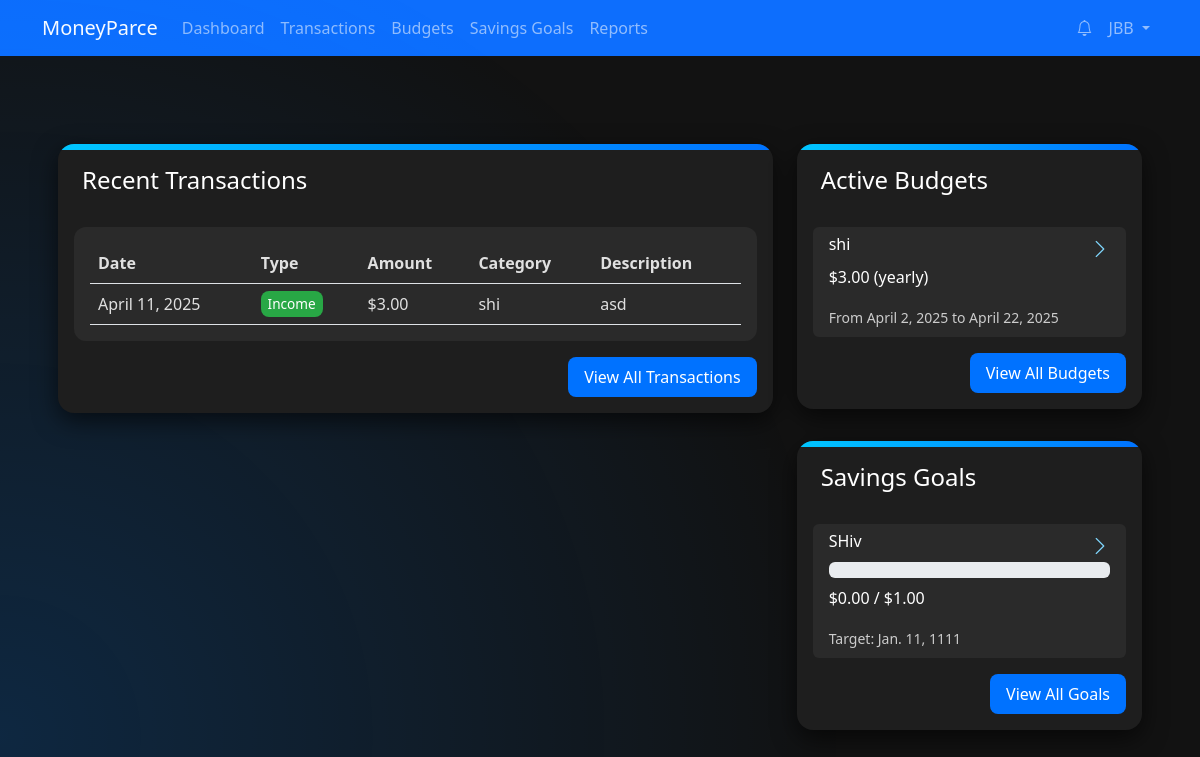
The page / (signed in) on the database as committed earlier.
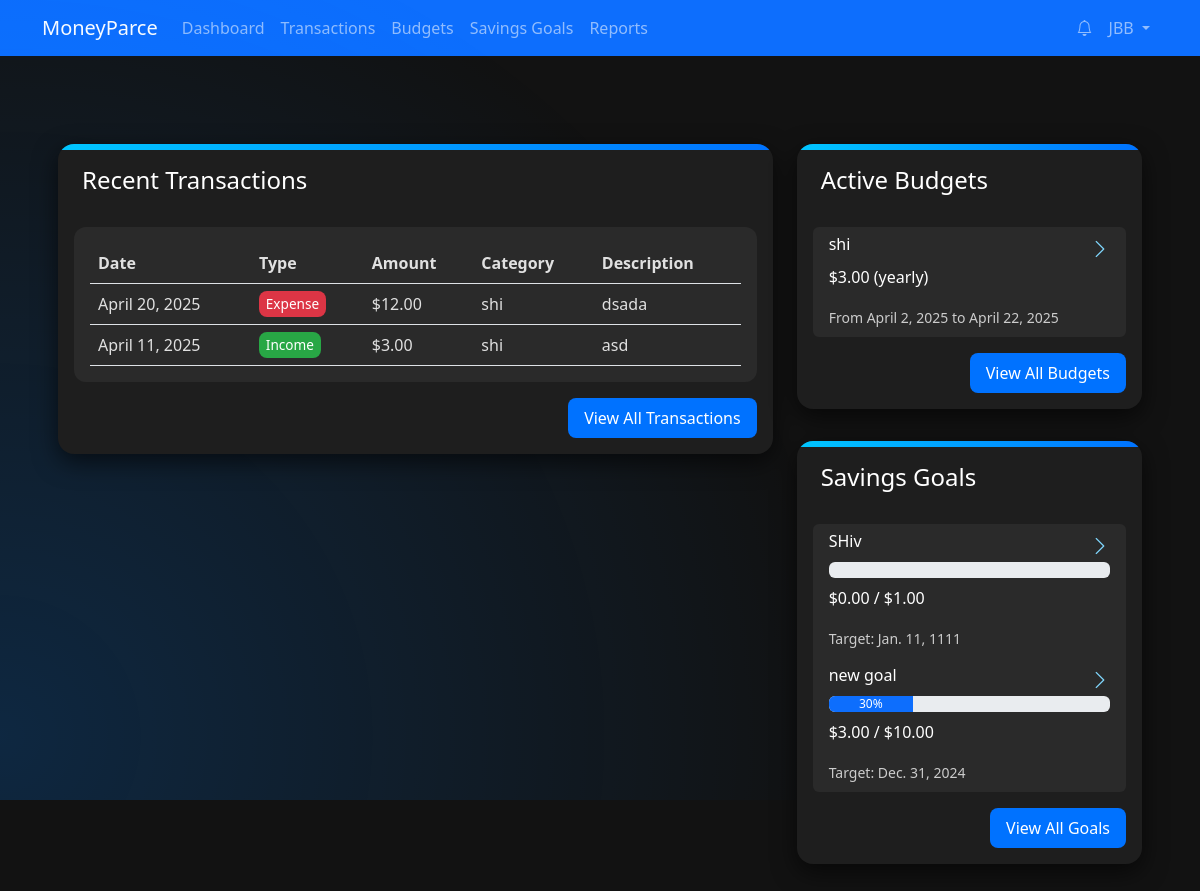
The same page on the database as committed later.
### transactions/models.py (models this page shows, shortened)
class Transaction(models.Model):
    TRANSACTION_TYPES = (
        ('income', 'Income'),
        ('expense', 'Expense'),
    )
    user = models.ForeignKey(settings.AUTH_USER_MODEL, on_delete=models.CASCADE)
    amount = models.DecimalField(max_digits=10, decimal_places=2)
    transaction_type = models.CharField(max_length=10, choices=TRANSACTION_TYPES)
    category = models.ForeignKey(Category, on_delete=models.SET_NULL, null=True)
    description = models.TextField(blank=True)
    date = models.DateField()
    is_recurring = models.BooleanField(default=False)
    recurring_frequency = models.CharField(
        max_length=20,
        choices=[
            ('daily', 'Daily'),
            ('weekly', 'Weekly'),
            ('monthly', 'Monthly'),
            ('yearly', 'Yearly')
        ],
        null=True,
        blank=True
    )
    created_at = models.DateTimeField(auto_now_add=True)
    updated_at = models.DateTimeField(auto_now=True)
    class Meta:
        ordering = ['-date', '-created_at']

class Category(models.Model):
    name = models.CharField(max_length=100)
    description = models.TextField(blank=True)
    created_by = models.ForeignKey(settings.AUTH_USER_MODEL, on_delete=models.CASCADE)
    created_at = models.DateTimeField(auto_now_add=True)
    class Meta:
        verbose_name_plural = 'Categories'
        unique_together = ['name', 'created_by']

### budgets/models.py (models this page shows, shortened)
class Budget(models.Model):
    PERIOD_CHOICES = (
        ('daily', 'Daily'),
        ('weekly', 'Weekly'),
        ('monthly', 'Monthly'),
        ('yearly', 'Yearly'),
    )
    user = models.ForeignKey(settings.AUTH_USER_MODEL, on_delete=models.CASCADE)
    category = models.ForeignKey(Category, on_delete=models.CASCADE)
    amount = models.DecimalField(max_digits=10, decimal_places=2)
    period = models.CharField(max_length=10, choices=PERIOD_CHOICES, default='monthly')
    start_date = models.DateField()
    end_date = models.DateField(null=True, blank=True)
    is_active = models.BooleanField(default=True)
    created_at = models.DateTimeField(auto_now_add=True)
    updated_at = models.DateTimeField(auto_now=True)
    class Meta:
        unique_together = ['user', 'category', 'period', 'start_date']

class SavingsGoal(models.Model):
    user = models.ForeignKey(settings.AUTH_USER_MODEL, on_delete=models.CASCADE)
    name = models.CharField(max_length=100)
    target_amount = models.DecimalField(max_digits=10, decimal_places=2)
    current_amount = models.DecimalField(max_digits=10, decimal_places=2, default=0)
    target_date = models.DateField()
    is_completed = models.BooleanField(default=False)
    created_at = models.DateTimeField(auto_now_add=True)
    updated_at = models.DateTimeField(auto_now=True)

### users/views.py (the view)
# urls.py: path('', views.dashboard, name='dashboard'),
@login_required
def dashboard(request):
    recent_transactions = Transaction.objects.filter(user=request.user).order_by('-date')[:5]
    active_budgets = Budget.objects.filter(user=request.user, is_active=True)
    savings_goals = SavingsGoal.objects.filter(user=request.user, is_completed=False)
    context = {
        'recent_transactions': recent_transactions,
        'active_budgets': active_budgets,
        'savings_goals': savings_goals,
    }
    return render(request, 'users/dashboard.html', context)

### users/templatetags/custom_filters.py (called while the page is built)
@register.filter
def div(value, arg):
    try:
        return float(value) / float(arg)
    except (ValueError, ZeroDivisionError):
        return 0

@register.filter
def mul(value, arg):
    try:
        return float(value) * float(arg)
    except (ValueError, TypeError):
        return 0

### templates/users/dashboard.html (shortened to what the changed rows need)
{% extends 'base.html' %}
{% load custom_filters %}
{% block content %}
  <div class="dashboard-container container-fluid">
    <div class="row">
      <div class="col-md-8">
        <div class="card">
          <div class="card-body">
            {% if recent_transactions %}
              <div class="table-responsive">
                <table class="table table-hover mb-0">
                  <thead>
                    <tr>
                      <th>Date</th>
                      <th>Type</th>
                      <th>Amount</th>
                      <th>Category</th>
                      <th>Description</th>
                    </tr>
                  </thead>
                  <tbody>
                    {% for t in recent_transactions %}
                    <tr>
                      <td>{{ t.date }}</td>
                      <td>
                        <span class="{% if t.transaction_type == 'income' %}badge-income{% else %}badge-expense{% endif %}">
                          {{ t.get_transaction_type_display }}
                        </span>
                      </td>
                      <td>${{ t.amount }}</td>
                      <td>{{ t.category.name|default:"-" }}</td>
                      <td>{{ t.description|truncatechars:30 }}</td>
                    </tr>
                    {% endfor %}
                  </tbody>
                </table>
              </div>
            {% else %}
              <p>No recent transactions found.</p>
              <a href="{% url 'transaction_create' %}" class="btn btn-primary">Add Transaction</a>
            {% endif %}
          </div>
        </div>
      </div>
      <div class="col-md-4">
        <div class="card">
          <div class="card-body">
            {% if active_budgets %}
              <div class="list-group">
                {% for b in active_budgets %}
                <div class="list-group-item">
                  <div class="d-flex w-100 justify-content-between">
                    <h6>{{ b.category.name }}</h6><i class="bi bi-chevron-right"></i>
                  </div>
                  <p>${{ b.amount }} ({{ b.period }})</p>
                  <small>From {{ b.start_date }} to {{ b.end_date|default:"ongoing" }}</small>
                </div>
                {% endfor %}
              </div>
            {% else %}
              <p>No active budgets found.</p>
              <a href="{% url 'budget_create' %}" class="btn btn-primary">Create Budget</a>
            {% endif %}
          </div>
        </div>
        <div class="card">
          <div class="card-body">
            {% if savings_goals %}
              <div class="list-group">
                {% for g in savings_goals %}
                <div class="list-group-item">
                  <div class="d-flex w-100 justify-content-between">
                    <h6>{{ g.name }}</h6><i class="bi bi-chevron-right"></i>
                  </div>
                  <div class="progress mb-2">
                    <div class="progress-bar" role="progressbar"
                         style="width: {{ g.current_amount|div:g.target_amount|mul:100 }}%">
                      {{ g.current_amount|div:g.target_amount|mul:100|floatformat:0 }}%
                    </div>
                  </div>
                  <p>${{ g.current_amount }} / ${{ g.target_amount }}</p>
                  <small>Target: {{ g.target_date }}</small>
                </div>
                {% endfor %}
              </div>
            {% else %}
              <p>No savings goals found.</p>
              <a href="{% url 'savings_goal_create' %}" class="btn btn-primary">Create Goal</a>
            {% endif %}
          </div>
        </div>
      </div>
    </div>
  </div>
{% endblock %}

Rows that differ between the two databases and show on the page:
added Transaction: date "April 20, 2025", transaction_type "Expense", amount "12.00", category.name "shi", description "dsada"
added SavingsGoal: name "new goal", current_amount|div "30", current_amount "3.00", target_amount "10.00", target_date "Dec. 31, 2024"
